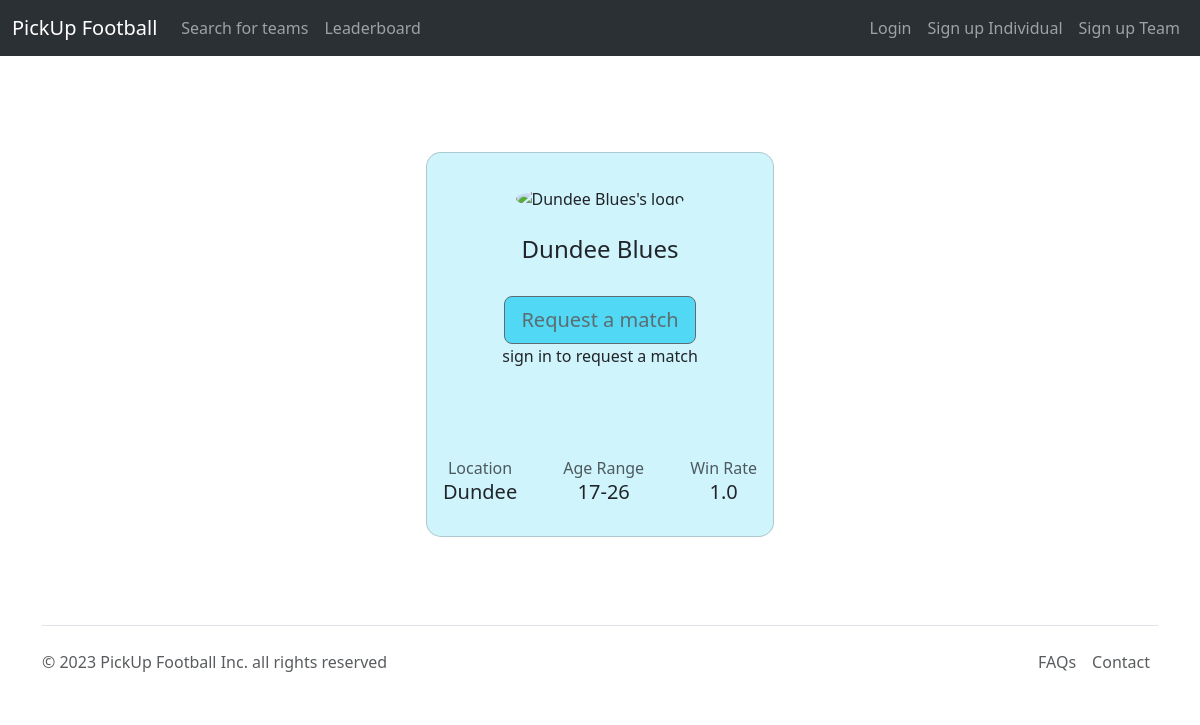
The page /manager/search_teams/dundee-blues/ on the database its author committed.
### manager/models.py (models this page shows, shortened)
class Team(models.Model):
    team_name = models.CharField(max_length=64, unique=True)
    team_password = models.CharField(max_length=32, default="defaultPassword")
    location = models.CharField(max_length=64)
    age_range = models.CharField(max_length=5)
    win_rate = models.FloatField(default=0.0)
    bio = models.TextField(max_length=500)
    logo = models.ImageField(upload_to=f"team_logo/") # TODO: Fix logo upload
    gallery = models.CharField(max_length=200, default=f"team_gallery/team_{team_name}/") # currently just using a string for the folder path, no better field type exists
    slug = models.SlugField(unique=True, default="error")
    class Meta:
        permissions = (("is_a_captain", "Standard Captain Permissions"), ("is_a_player", "Standard Player Permissions"),)

### manager/views.py (the view)
# urls.py: path('search_teams/<slug:team_name>/', views.view_team, name="view_team"),
def view_team(request, team_name):
    context_dict = {}
    try:
        team = Team.objects.get(slug=team_name)
        context_dict['team'] = team
    except Team.DoesNotExist:
        context_dict['team'] = None
    if request.method == 'POST':
        user = request.user.id
        player = Player.objects.get(user_id=user)
        player.registered_team = team
        player.save()
        print("Changed team")
    return render(request, 'manager/view_team.html', context=context_dict)

### templates/manager/view_team.html (shortened to what this page needs)
{% extends 'manager/base.html' %}
{% load static %}
{% block body_block %}
    <br/>
    {% if team %}
    <section class="h-100">
      <div class="container py-5 h-100">
        <div class="row d-flex justify-content-center align-items-center h-100">
          <div class="col-md-12 col-xl-4">
            <div class="card bg-info-subtle text-emphasis-info mb-3" style="border-radius: 15px;">
              <div class="card-body text-center">
                <div class="mt-3 mb-4">
                  <img src="{{ team.logo }}" alt="{{ team.team_name }}'s logo"
                    class="rounded-circle img-fluid" style="width: 100px;" />
                </div>
                <h4 class="mb-2">{{ team.team_name }} </h4>
                {% if user.is_authenticated %}
                    <a href="/manager/search_teams/{{ team.slug }}/match_request" class="btn bg-info text-dark btn-rounded btn-lg">
                        Request a match
                    </a>
                {% else %}
                    <button type="button" class="btn bg-info text-dark btn-rounded btn-lg" disabled>Request a match</button>
                    <p>sign in to request a match</p>
                {% endif %}
                <div class="d-flex justify-content-between text-center mt-5 mb-2">
                  <div>
                    <p class="text-muted mb-0">Location</p>
                    <p class="mb-2 h5">{{ team.location }}</p>
                  </div>
                  <div class="px-3">
                    <p class="text-muted mb-0">Age Range</p>
                    <p class="mb-2 h5">{{ team.age_range }}</p>
                  </div>
                  <div>
                    <p class="text-muted mb-0">Win Rate</p>
                    <p class="mb-2 h5">{{ team.win_rate }}</p>
                  </div>
                </div>
              </div>
            </div>
          </div>
        </div>
      </div>
    </section>
    {% endif %}
{% endblock %}

### rows shown on the page
Team: team_name "Dundee Blues", location "Dundee", age_range "17-26", win_rate "1.0"
